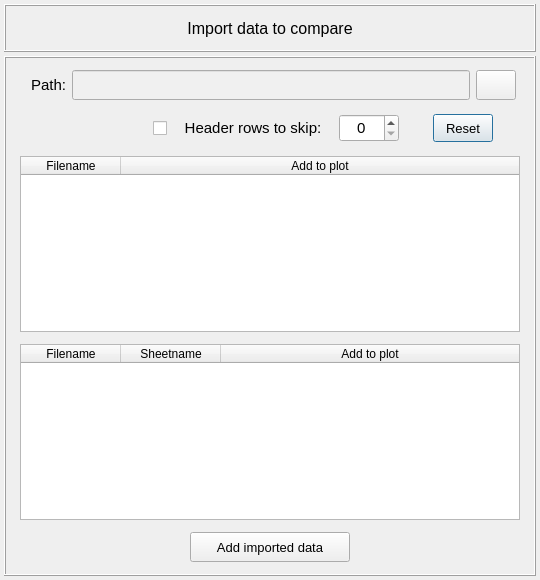
<?xml version="1.0" encoding="UTF-8"?>
<ui version="4.0">
 <class>Dialog</class>
 <widget class="QDialog" name="Dialog">
  <property name="geometry">
   <rect>
    <x>0</x>
    <y>0</y>
    <width>540</width>
    <height>580</height>
   </rect>
  </property>
  <property name="minimumSize">
   <size>
    <width>540</width>
    <height>580</height>
   </size>
  </property>
  <property name="maximumSize">
   <size>
    <width>540</width>
    <height>580</height>
   </size>
  </property>
  <property name="windowTitle">
   <string>Import data to compare</string>
  </property>
  <layout class="QGridLayout" name="gridLayout_2">
   <property name="leftMargin">
    <number>4</number>
   </property>
   <property name="topMargin">
    <number>4</number>
   </property>
   <property name="rightMargin">
    <number>4</number>
   </property>
   <property name="bottomMargin">
    <number>4</number>
   </property>
   <property name="spacing">
    <number>4</number>
   </property>
   <item row="0" column="0">
    <widget class="QFrame" name="frame">
     <property name="minimumSize">
      <size>
       <width>0</width>
       <height>48</height>
      </size>
     </property>
     <property name="maximumSize">
      <size>
       <width>16777215</width>
       <height>48</height>
      </size>
     </property>
     <property name="sizeIncrement">
      <size>
       <width>0</width>
       <height>0</height>
      </size>
     </property>
     <property name="frameShape">
      <enum>QFrame::Box</enum>
     </property>
     <property name="frameShadow">
      <enum>QFrame::Raised</enum>
     </property>
     <property name="lineWidth">
      <number>1</number>
     </property>
     <layout class="QGridLayout" name="gridLayout_4">
      <property name="leftMargin">
       <number>0</number>
      </property>
      <property name="topMargin">
       <number>0</number>
      </property>
      <property name="rightMargin">
       <number>0</number>
      </property>
      <property name="bottomMargin">
       <number>0</number>
      </property>
      <property name="spacing">
       <number>0</number>
      </property>
      <item row="0" column="0">
       <widget class="QLabel" name="label">
        <property name="minimumSize">
         <size>
          <width>452</width>
          <height>30</height>
         </size>
        </property>
        <property name="maximumSize">
         <size>
          <width>452</width>
          <height>30</height>
         </size>
        </property>
        <property name="font">
         <font>
          <family>MS Shell Dlg 2</family>
          <pointsize>12</pointsize>
          <weight>50</weight>
          <italic>false</italic>
          <bold>false</bold>
          <kerning>false</kerning>
         </font>
        </property>
        <property name="text">
         <string>Import data to compare</string>
        </property>
        <property name="textFormat">
         <enum>Qt::AutoText</enum>
        </property>
        <property name="alignment">
         <set>Qt::AlignCenter</set>
        </property>
       </widget>
      </item>
     </layout>
    </widget>
   </item>
   <item row="1" column="0">
    <widget class="QFrame" name="frame_lower">
     <property name="frameShape">
      <enum>QFrame::Box</enum>
     </property>
     <property name="frameShadow">
      <enum>QFrame::Raised</enum>
     </property>
     <layout class="QGridLayout" name="gridLayout_3">
      <property name="leftMargin">
       <number>2</number>
      </property>
      <property name="topMargin">
       <number>2</number>
      </property>
      <property name="rightMargin">
       <number>2</number>
      </property>
      <property name="bottomMargin">
       <number>2</number>
      </property>
      <property name="spacing">
       <number>2</number>
      </property>
      <item row="0" column="0">
       <widget class="QFrame" name="frame_main">
        <property name="frameShape">
         <enum>QFrame::NoFrame</enum>
        </property>
        <property name="frameShadow">
         <enum>QFrame::Raised</enum>
        </property>
        <layout class="QGridLayout" name="gridLayout_14">
         <property name="leftMargin">
          <number>8</number>
         </property>
         <property name="topMargin">
          <number>8</number>
         </property>
         <property name="rightMargin">
          <number>8</number>
         </property>
         <property name="bottomMargin">
          <number>8</number>
         </property>
         <property name="spacing">
          <number>8</number>
         </property>
         <item row="1" column="0">
          <widget class="QFrame" name="frame_skiprows_reset">
           <property name="maximumSize">
            <size>
             <width>16777215</width>
             <height>40</height>
            </size>
           </property>
           <property name="frameShape">
            <enum>QFrame::NoFrame</enum>
           </property>
           <property name="frameShadow">
            <enum>QFrame::Raised</enum>
           </property>
           <layout class="QGridLayout" name="gridLayout_12">
            <property name="leftMargin">
             <number>2</number>
            </property>
            <property name="topMargin">
             <number>2</number>
            </property>
            <property name="rightMargin">
             <number>2</number>
            </property>
            <property name="bottomMargin">
             <number>2</number>
            </property>
            <property name="horizontalSpacing">
             <number>6</number>
            </property>
            <property name="verticalSpacing">
             <number>2</number>
            </property>
            <item row="0" column="4">
             <widget class="QFrame" name="frame_13">
              <property name="frameShape">
               <enum>QFrame::NoFrame</enum>
              </property>
              <property name="frameShadow">
               <enum>QFrame::Raised</enum>
              </property>
              <layout class="QGridLayout" name="gridLayout_6">
               <property name="leftMargin">
                <number>2</number>
               </property>
               <property name="topMargin">
                <number>2</number>
               </property>
               <property name="rightMargin">
                <number>2</number>
               </property>
               <property name="bottomMargin">
                <number>2</number>
               </property>
               <property name="spacing">
                <number>2</number>
               </property>
               <item row="0" column="0">
                <widget class="QPushButton" name="pushButton_reset_imported_data">
                 <property name="minimumSize">
                  <size>
                   <width>60</width>
                   <height>28</height>
                  </size>
                 </property>
                 <property name="maximumSize">
                  <size>
                   <width>60</width>
                   <height>28</height>
                  </size>
                 </property>
                 <property name="sizeIncrement">
                  <size>
                   <width>0</width>
                   <height>0</height>
                  </size>
                 </property>
                 <property name="font">
                  <font>
                   <family>MS Shell Dlg 2</family>
                   <pointsize>10</pointsize>
                   <weight>50</weight>
                   <italic>false</italic>
                   <bold>false</bold>
                  </font>
                 </property>
                 <property name="styleSheet">
                  <string notr="true"/>
                 </property>
                 <property name="text">
                  <string>Reset</string>
                 </property>
                 <property name="iconSize">
                  <size>
                   <width>20</width>
                   <height>20</height>
                  </size>
                 </property>
                </widget>
               </item>
              </layout>
             </widget>
            </item>
            <item row="0" column="1">
             <widget class="QCheckBox" name="checkBox_skiprows">
              <property name="minimumSize">
               <size>
                <width>25</width>
                <height>28</height>
               </size>
              </property>
              <property name="maximumSize">
               <size>
                <width>25</width>
                <height>28</height>
               </size>
              </property>
              <property name="layoutDirection">
               <enum>Qt::RightToLeft</enum>
              </property>
              <property name="text">
               <string/>
              </property>
              <property name="tristate">
               <bool>false</bool>
              </property>
             </widget>
            </item>
            <item row="0" column="2">
             <widget class="QLabel" name="label_14">
              <property name="minimumSize">
               <size>
                <width>160</width>
                <height>28</height>
               </size>
              </property>
              <property name="maximumSize">
               <size>
                <width>180</width>
                <height>28</height>
               </size>
              </property>
              <property name="font">
               <font>
                <family>MS Shell Dlg 2</family>
                <pointsize>11</pointsize>
                <weight>50</weight>
                <italic>false</italic>
                <bold>false</bold>
               </font>
              </property>
              <property name="text">
               <string>Header rows to skip:</string>
              </property>
              <property name="alignment">
               <set>Qt::AlignCenter</set>
              </property>
             </widget>
            </item>
            <item row="0" column="3">
             <widget class="QSpinBox" name="spinBox_skiprows">
              <property name="minimumSize">
               <size>
                <width>0</width>
                <height>28</height>
               </size>
              </property>
              <property name="maximumSize">
               <size>
                <width>60</width>
                <height>28</height>
               </size>
              </property>
              <property name="font">
               <font>
                <pointsize>11</pointsize>
               </font>
              </property>
              <property name="alignment">
               <set>Qt::AlignCenter</set>
              </property>
              <property name="maximum">
               <number>10</number>
              </property>
             </widget>
            </item>
            <item row="0" column="0">
             <widget class="QFrame" name="frame_14">
              <property name="frameShape">
               <enum>QFrame::NoFrame</enum>
              </property>
              <property name="frameShadow">
               <enum>QFrame::Raised</enum>
              </property>
             </widget>
            </item>
           </layout>
          </widget>
         </item>
         <item row="3" column="0">
          <widget class="QFrame" name="frame_spreadsheet_files">
           <property name="frameShape">
            <enum>QFrame::NoFrame</enum>
           </property>
           <property name="frameShadow">
            <enum>QFrame::Raised</enum>
           </property>
           <layout class="QGridLayout" name="gridLayout_5">
            <property name="leftMargin">
             <number>2</number>
            </property>
            <property name="topMargin">
             <number>2</number>
            </property>
            <property name="rightMargin">
             <number>2</number>
            </property>
            <property name="bottomMargin">
             <number>2</number>
            </property>
            <property name="spacing">
             <number>2</number>
            </property>
            <item row="0" column="0">
             <widget class="QTreeWidget" name="treeWidget_import_sheet_files">
              <property name="minimumSize">
               <size>
                <width>410</width>
                <height>40</height>
               </size>
              </property>
              <property name="maximumSize">
               <size>
                <width>500</width>
                <height>200</height>
               </size>
              </property>
              <property name="font">
               <font>
                <family>MS Shell Dlg 2</family>
                <pointsize>8</pointsize>
                <italic>false</italic>
               </font>
              </property>
              <property name="alternatingRowColors">
               <bool>true</bool>
              </property>
              <property name="indentation">
               <number>0</number>
              </property>
              <column>
               <property name="text">
                <string>Filename</string>
               </property>
               <property name="font">
                <font>
                 <family>MS Shell Dlg 2</family>
                 <pointsize>9</pointsize>
                 <weight>50</weight>
                 <italic>false</italic>
                 <bold>false</bold>
                </font>
               </property>
               <property name="textAlignment">
                <set>AlignCenter</set>
               </property>
              </column>
              <column>
               <property name="text">
                <string>Sheetname</string>
               </property>
               <property name="font">
                <font>
                 <family>MS Shell Dlg 2</family>
                 <pointsize>9</pointsize>
                 <weight>50</weight>
                 <italic>false</italic>
                 <bold>false</bold>
                </font>
               </property>
               <property name="textAlignment">
                <set>AlignCenter</set>
               </property>
              </column>
              <column>
               <property name="text">
                <string>Add to plot</string>
               </property>
               <property name="font">
                <font>
                 <family>MS Shell Dlg 2</family>
                 <pointsize>9</pointsize>
                 <weight>50</weight>
                 <italic>false</italic>
                 <bold>false</bold>
                </font>
               </property>
               <property name="textAlignment">
                <set>AlignCenter</set>
               </property>
              </column>
             </widget>
            </item>
           </layout>
          </widget>
         </item>
         <item row="2" column="0">
          <widget class="QFrame" name="frame_text_files">
           <property name="frameShape">
            <enum>QFrame::NoFrame</enum>
           </property>
           <property name="frameShadow">
            <enum>QFrame::Raised</enum>
           </property>
           <layout class="QGridLayout" name="gridLayout">
            <property name="leftMargin">
             <number>2</number>
            </property>
            <property name="topMargin">
             <number>2</number>
            </property>
            <property name="rightMargin">
             <number>2</number>
            </property>
            <property name="bottomMargin">
             <number>2</number>
            </property>
            <property name="spacing">
             <number>2</number>
            </property>
            <item row="0" column="0">
             <widget class="QTreeWidget" name="treeWidget_import_text_files">
              <property name="minimumSize">
               <size>
                <width>410</width>
                <height>40</height>
               </size>
              </property>
              <property name="maximumSize">
               <size>
                <width>500</width>
                <height>200</height>
               </size>
              </property>
              <property name="font">
               <font>
                <family>MS Shell Dlg 2</family>
                <pointsize>8</pointsize>
                <italic>false</italic>
               </font>
              </property>
              <property name="alternatingRowColors">
               <bool>true</bool>
              </property>
              <property name="indentation">
               <number>0</number>
              </property>
              <column>
               <property name="text">
                <string>Filename</string>
               </property>
               <property name="font">
                <font>
                 <family>MS Shell Dlg 2</family>
                 <pointsize>9</pointsize>
                 <weight>50</weight>
                 <italic>false</italic>
                 <bold>false</bold>
                </font>
               </property>
               <property name="textAlignment">
                <set>AlignCenter</set>
               </property>
              </column>
              <column>
               <property name="text">
                <string>Add to plot</string>
               </property>
               <property name="font">
                <font>
                 <family>MS Shell Dlg 2</family>
                 <pointsize>9</pointsize>
                 <weight>50</weight>
                 <italic>false</italic>
                 <bold>false</bold>
                </font>
               </property>
               <property name="textAlignment">
                <set>AlignCenter</set>
               </property>
              </column>
             </widget>
            </item>
           </layout>
          </widget>
         </item>
         <item row="0" column="0">
          <widget class="QFrame" name="frame_get_path">
           <property name="maximumSize">
            <size>
             <width>16777215</width>
             <height>48</height>
            </size>
           </property>
           <property name="frameShape">
            <enum>QFrame::NoFrame</enum>
           </property>
           <property name="frameShadow">
            <enum>QFrame::Raised</enum>
           </property>
           <layout class="QGridLayout" name="gridLayout_11">
            <property name="leftMargin">
             <number>2</number>
            </property>
            <property name="topMargin">
             <number>2</number>
            </property>
            <property name="rightMargin">
             <number>2</number>
            </property>
            <property name="bottomMargin">
             <number>2</number>
            </property>
            <property name="horizontalSpacing">
             <number>6</number>
            </property>
            <property name="verticalSpacing">
             <number>2</number>
            </property>
            <item row="0" column="0">
             <widget class="QLabel" name="label_11">
              <property name="minimumSize">
               <size>
                <width>48</width>
                <height>30</height>
               </size>
              </property>
              <property name="maximumSize">
               <size>
                <width>48</width>
                <height>30</height>
               </size>
              </property>
              <property name="font">
               <font>
                <family>MS Shell Dlg 2</family>
                <pointsize>11</pointsize>
                <weight>50</weight>
                <italic>false</italic>
                <bold>false</bold>
               </font>
              </property>
              <property name="text">
               <string>Path:</string>
              </property>
              <property name="alignment">
               <set>Qt::AlignRight|Qt::AlignTrailing|Qt::AlignVCenter</set>
              </property>
             </widget>
            </item>
            <item row="0" column="1">
             <widget class="QLineEdit" name="lineEdit_import_results_path">
              <property name="enabled">
               <bool>false</bool>
              </property>
              <property name="minimumSize">
               <size>
                <width>240</width>
                <height>30</height>
               </size>
              </property>
              <property name="maximumSize">
               <size>
                <width>500</width>
                <height>30</height>
               </size>
              </property>
              <property name="font">
               <font>
                <pointsize>8</pointsize>
                <weight>50</weight>
                <italic>false</italic>
                <bold>false</bold>
               </font>
              </property>
              <property name="layoutDirection">
               <enum>Qt::LeftToRight</enum>
              </property>
              <property name="styleSheet">
               <string notr="true">QLineEdit{color: rgb(0, 0, 0); background-color: rgb(250, 250, 250)}
QLineEdit:disabled{color: rgb(100, 100, 100); background-color: rgb(240, 240, 240)}</string>
              </property>
              <property name="alignment">
               <set>Qt::AlignCenter</set>
              </property>
             </widget>
            </item>
            <item row="0" column="2">
             <widget class="QPushButton" name="pushButton_search_file_to_import">
              <property name="minimumSize">
               <size>
                <width>40</width>
                <height>30</height>
               </size>
              </property>
              <property name="maximumSize">
               <size>
                <width>40</width>
                <height>30</height>
               </size>
              </property>
              <property name="sizeIncrement">
               <size>
                <width>0</width>
                <height>0</height>
               </size>
              </property>
              <property name="font">
               <font>
                <family>MS Shell Dlg 2</family>
                <pointsize>11</pointsize>
                <weight>75</weight>
                <italic>false</italic>
                <bold>true</bold>
               </font>
              </property>
              <property name="styleSheet">
               <string notr="true"/>
              </property>
              <property name="text">
               <string/>
              </property>
              <property name="icon">
               <iconset>
                <normaloff>../../data/icons/common/import.png</normaloff>../../data/icons/common/import.png</iconset>
              </property>
              <property name="iconSize">
               <size>
                <width>20</width>
                <height>20</height>
               </size>
              </property>
             </widget>
            </item>
            <item row="0" column="3">
             <widget class="QFrame" name="frame_32">
              <property name="frameShape">
               <enum>QFrame::NoFrame</enum>
              </property>
              <property name="frameShadow">
               <enum>QFrame::Raised</enum>
              </property>
             </widget>
            </item>
           </layout>
          </widget>
         </item>
         <item row="4" column="0">
          <widget class="QFrame" name="frame_add_imported_data">
           <property name="frameShape">
            <enum>QFrame::NoFrame</enum>
           </property>
           <property name="frameShadow">
            <enum>QFrame::Raised</enum>
           </property>
           <layout class="QGridLayout" name="gridLayout_7">
            <property name="leftMargin">
             <number>2</number>
            </property>
            <property name="topMargin">
             <number>2</number>
            </property>
            <property name="rightMargin">
             <number>2</number>
            </property>
            <property name="bottomMargin">
             <number>2</number>
            </property>
            <property name="spacing">
             <number>2</number>
            </property>
            <item row="0" column="0">
             <widget class="QPushButton" name="pushButton_add_imported_data_to_plot">
              <property name="minimumSize">
               <size>
                <width>160</width>
                <height>30</height>
               </size>
              </property>
              <property name="maximumSize">
               <size>
                <width>160</width>
                <height>30</height>
               </size>
              </property>
              <property name="sizeIncrement">
               <size>
                <width>0</width>
                <height>0</height>
               </size>
              </property>
              <property name="font">
               <font>
                <family>MS Shell Dlg 2</family>
                <pointsize>10</pointsize>
                <weight>50</weight>
                <italic>false</italic>
                <bold>false</bold>
               </font>
              </property>
              <property name="styleSheet">
               <string notr="true"/>
              </property>
              <property name="text">
               <string>Add imported data</string>
              </property>
              <property name="iconSize">
               <size>
                <width>20</width>
                <height>20</height>
               </size>
              </property>
             </widget>
            </item>
           </layout>
          </widget>
         </item>
        </layout>
       </widget>
      </item>
     </layout>
    </widget>
   </item>
  </layout>
 </widget>
 <resources/>
 <connections/>
</ui>
